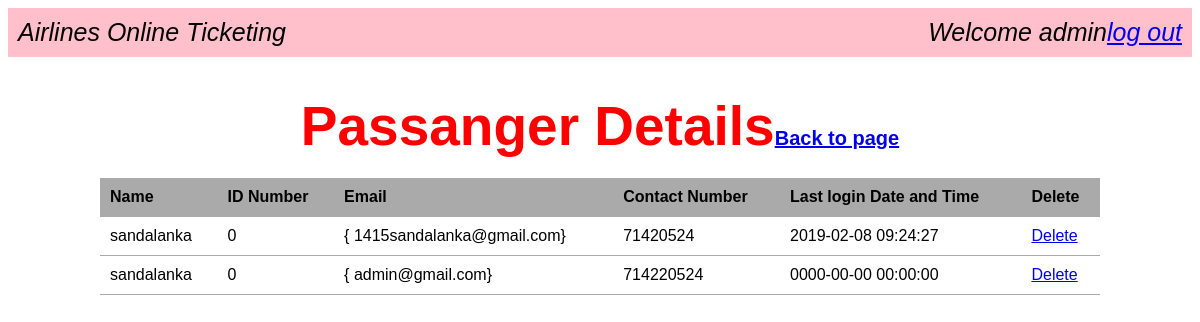
Page /passanger.php (signed in) on the committed database.
### tables this page shows
CREATE TABLE `passager` (
  `id` int(11) NOT NULL,
  `name` varchar(100) NOT NULL,
  `ID_card` int(11) NOT NULL,
  `gmail` varchar(50) NOT NULL,
  `contact` int(11) NOT NULL,
  `password` varchar(100) NOT NULL,
  `date` datetime NOT NULL,
  `is_deleted` int(11) NOT NULL
);

### passanger.php (the view, shortened to what this page needs)
<?php require_once('connection.php'); ?>
<?php
$userlist='';
$query="SELECT*FROM passager WHERE is_deleted=0 ORDER BY name";
$users=mysqli_query($connection,$query);
if($users){
while($user=mysqli_fetch_assoc($users)){
    $userlist.="<tr>";
    $userlist.="<td>{$user['name']} </td>";
    $userlist.="<td>{$user['ID_card']} </td>";
    $userlist.="<td>{$user['gmail']} </td>";
    $userlist.="<td>{$user['contact']} </td>";
    $userlist.="<td>{$user['date']} </td>";
    $userlist.="<td><a href=\"passangerdelete.php?user_id={$user['id']}\">Delete</a></td>";
    $userlist.="</tr>";
}
}
else{
    echo 'Database Error';
}
?>
<!DOCTYPE html>
<html lang="en">
<head>
    <link rel="stylesheet" href="main.css">
</head>
<body>
<header >
        <div class="appname">Airlines Online Ticketing</div>
        <div class="loggin">Welcome <?php echo $_SESSION['name']; ?><a href="logout.php">log out</a></div>
    </header>
    <main>
    <center><h1>Passanger Details<span><a href="backend.php">Back to page</a></span></h1></center>
    <table class="masterlist">
    <tr>
        <th>Name</th>
        <th>ID Number</th>
        <th>Email</th>
       <th>Contact Number</th>
       <th>Last login Date and Time</th>
        <th>Delete</th>
    </tr>
    <?php echo $userlist; ?>
</table>
</main>
</body>
</html>

### main.css (style rules this page uses)
header { background-color:pink; overflow: auto; padding: 10px; font-style: italic; font-size: 25px; }
header div.appname { float: left; }
header div.loggin { float: right; }
body { font-family: Arial,"Helvetica neue", Helvetica, sans-serif; font-size: 16px; }
main { width: 1000px; margin: 10px auto; }
main h1 { margin-bottom: 20px; font-size: 55px; color: red; }
main span { font-size: 20px; }
table.masterlist { width: 100%; border-collapse: collapse; }
table.masterlist th { background-color: #aaa; text-align: left; }
table.masterlist th,table.masterlist td { padding: 10px; border-bottom: 1px solid #aaa; }

### rows in the picture
passager: name "sandalanka", ID_card "0", gmail "{ 1415sandalanka@gmail.com}", contact "71420524", date "2019-02-08 09:24:27"
passager: name "sandalanka", ID_card "0", gmail "{ admin@gmail.com}", contact "714220524", date "0000-00-00 00:00:00"

### other values in the picture
$_SESSION['name'] "admin"
